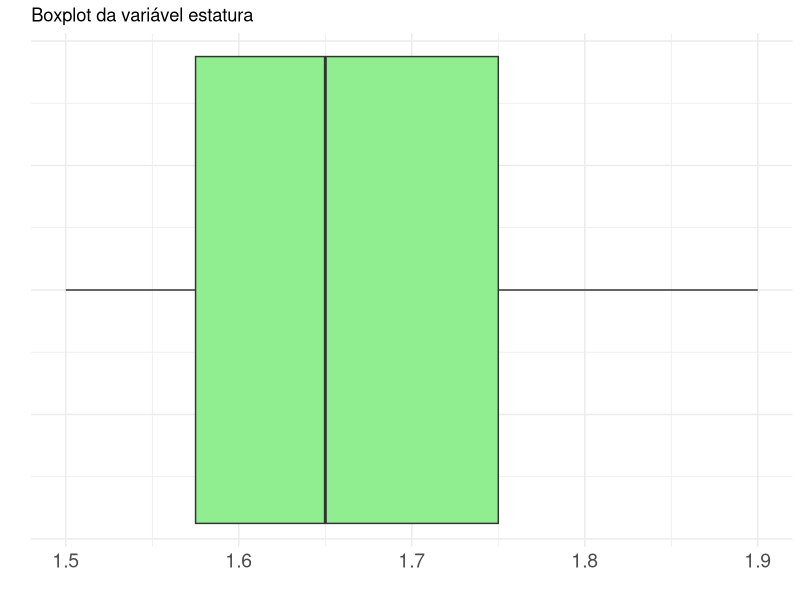

The R script that drew this image:
library(readxl)
library(tidyverse)

# Base de dados
dados <- read_excel("Base Casos.xlsx")
attach(dados)

# Boxplot da variável estatura
ggplot(dados, aes(y = Estatura)) +
  geom_boxplot(fill = "lightgreen") +
  theme_minimal() +
  coord_flip() +
  labs(title =  "Boxplot da variável estatura",
       x ="",
       y = "") +
  theme(axis.text.y = element_blank(),
        axis.text = element_text(size = 14))

